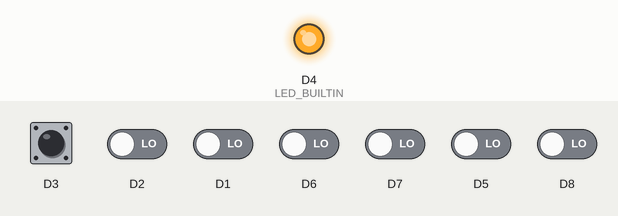
Recording of a sketch running on a simulated ESP8266 (NodeMCU). On the bench: output pins drawn as LEDs (lit = HIGH, except the on-board LED, lit = LOW). Inputs (shaded band) come from the test bench; at power-on: D3 HIGH, D1, D2, D5–8 LOW. At 4.4 s the program puts the board to deep sleep or switches it off; the recording ends there.

Above: at 0.1 s.
At 0.9 s:
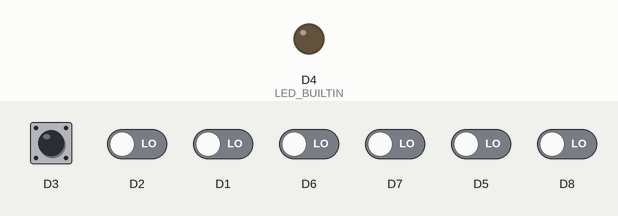
Timing chart, 0 to 4.4 s (numbered marks = the images above):
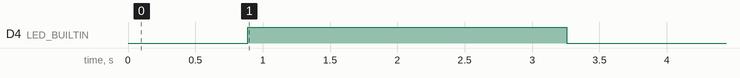

The sketch:

s2.ino
```cpp
void setup() {

  pinMode(LED_BUILTIN, OUTPUT);
  digitalWrite(LED_BUILTIN, LOW); // for detect its working
 Serial.begin(9600);
  initEdits ();
  pinEdits ();
  ESP.deepSleep(5e6);
}

void loop() {


}
void initEdits (){
  digitalWrite(D1,0);
  digitalWrite(D2,0);
  digitalWrite(D3,0);
  digitalWrite(D4,0);
  digitalWrite(D5,0);
  digitalWrite(D6,0);
  digitalWrite(D7,0);
  digitalWrite(D8,0);
}
void pinEdits (){
  int j = 1;
  for (int i = 1;i <= 15;i++){
    if (j == 9){
      j = 1;
    }
    if (digitalRead(numberToPin(j)) == 1){
      digitalWrite(numberToPin(j),0);
    }else {
      digitalWrite(numberToPin(j),1);
    }
    delay(296);
    j++;
  }
}
uint8_t numberToPin(int num){
  switch(num) {
  case 1:
    return D1;
    break;
  case 2:
    return D2;
    break;
  case 3:
    return D3;
    break;
  case 4:
    return D4;
    break;
  case 5:
    return D5;
    break;
  case 6:
    return D6;
    break;
  case 7:
    return D7;
    break;
  default:
    return D8;
  }
}
```

Measured:
- by itself, D4 (LED_BUILTIN): LOW → HIGH at 0.89 s, → LOW 2.4 s later
